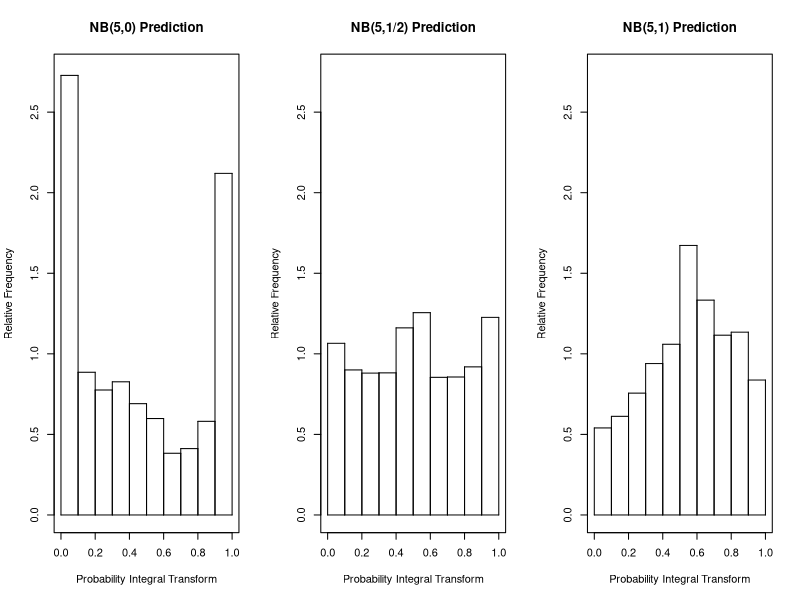
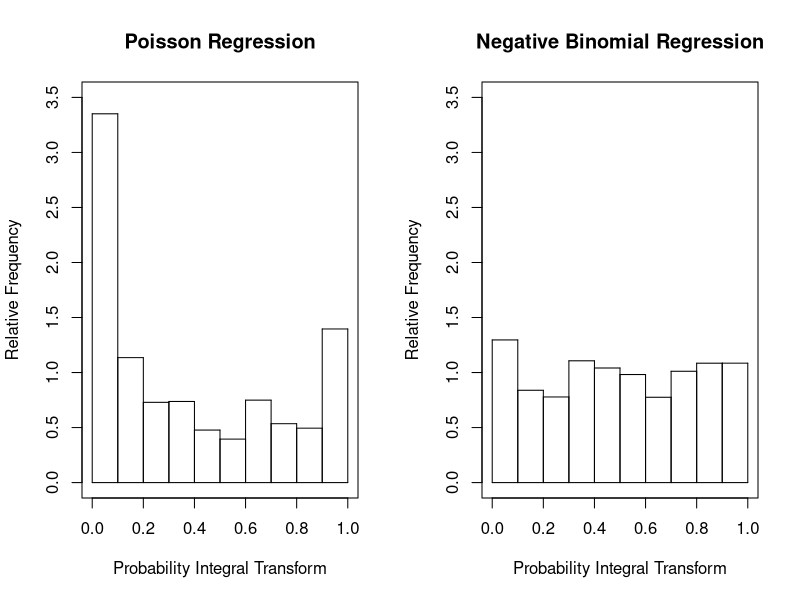
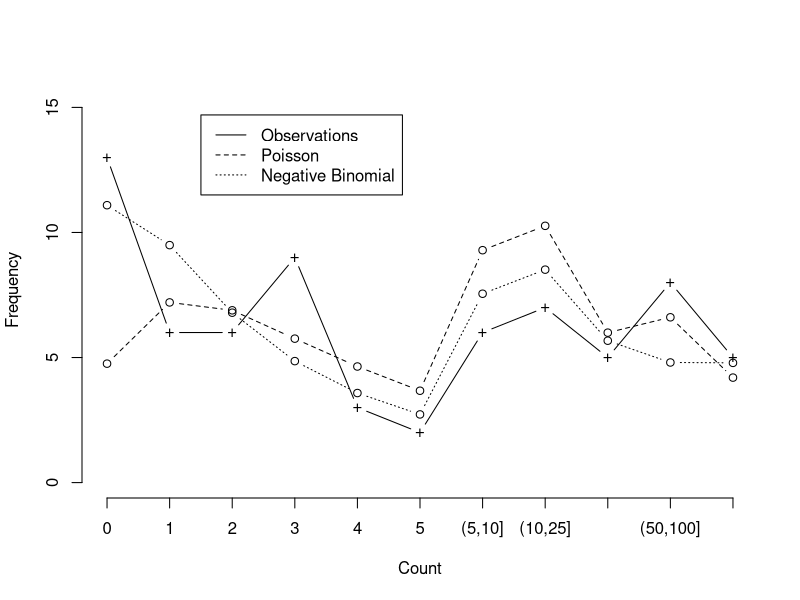

The R script that drew these images, in order:
#################################################################################
# R code for Czado, Gneiting and Held, Biometrics 
#################################################################################

#################################################################################
# Functions and preparations
#################################################################################

### rm(list=ls())
### source("countdata.R")

### function for nonrandomized PIT histogram 
###
### input: 
###   x    observed data 
###   Px   CDF at x 
###   Px1  CDF at x-1 

pit <- function(x, Px, Px1, n.bins=10, y.max=2.75, my.title="PIT Histogram")
  {
  a.mat <- matrix(0,n.bins,length(x))
  k.vec <- pmax(ceiling(n.bins*Px1),1)
  m.vec <- ceiling(n.bins*Px)
  d.vec <- Px-Px1
  for (i in 1:length(x))
      {
      if (k.vec[i]==m.vec[i]) {a.mat[k.vec[i],i]=1}
      else 
        { 
        a.mat[k.vec[i],i]=((k.vec[i]/n.bins)-Px1[i])/d.vec[i]
        if ((k.vec[i]+1)<=(m.vec[i]-1))
           {for (j in ((k.vec[i]+1):(m.vec[i]-1))) {a.mat[j,i]=(1/(n.bins*d.vec[i]))}}
        a.mat[m.vec[i],i]=(Px[i]-((m.vec[i]-1)/n.bins))/d.vec[i]     
        }
      }
  a <- apply(a.mat,1,sum)
  a <- (n.bins*a)/(length(x))
  p <- (0:n.bins)/n.bins
  PIT <- "Probability Integral Transform"
  RF <- "Relative Frequency"
  plot(p, p, ylim=c(0,y.max), type="n", xlab=PIT, ylab=RF, main=my.title) 
  temp1 <- ((1:n.bins)-1)/n.bins
  temp2 <- ((1:n.bins)/n.bins)
  o.vec <- rep(0,n.bins)
  segments(temp1,o.vec,temp1,a)
  segments(temp1,a,temp2,a)
  segments(temp2,o.vec,temp2,a)
  segments(0,0,1,0)
  }
  
### function to perform the Vuong Test
###
### input: 
###   nb    output of glm.nb fit
###   pois  output of glm Poisson fit
###   alpha significance level

vuong.test <- function(nb,pois,alpha=.05)
  {
  mu.pois <- fitted(pois)
  mu.nb <- fitted(nb)
  n <- length(mu.pois)
  l.pois <- rep(0,n)
  l.nb <- rep(0,n)
  theta <- nb$theta
  y <- nb$y
  for(i in 1:n)
    {
    l.pois[i] <- dpois(y[i],mu.pois[i],log=TRUE)
    l.nb[i] <- dnbinom(y[i],size=theta,mu=mu.nb[i],log=TRUE)
    }
  temp1 <- mean(l.pois-l.nb)^2
  temp2 <- mean((l.pois-l.nb)^2)
  w2 <- temp2 - temp1
  lr <- sum(l.pois-l.nb)
  vuong.stat <- (lr/sqrt(w2*n))
  c.alpha <- qnorm(1-(alpha/2))
  if (vuong.stat < (-c.alpha)) {decision <- "NB better than POIS"}
  if (vuong.stat > c.alpha) {decision <- "POIS better than NB"}
  if (abs(vuong.stat)<c.alpha) {decision <- "Vuong test inclusive"}
  out <- list(nb=nb,pois=pois,vuong.stat=vuong.stat,alpha=alpha,c.alpha=c.alpha,decision=decision)
  out
  }

### parameter settings for computing scores

kk <- 100000                            ### cut-off for summations 
my.k <- (0:kk) - 1                      ### to handle ranked probability score

#################################################################################
# Simulation study (Sections 2.4 and 3.4) 
#################################################################################

n <- 200                                ### 200 counts 

lambda <- 5           
theta <- 2                              ### parameterization in R: 
theta.2 <- 1                            ### theta = 1/lambda

set.seed(100)                           ### set random seed 
x <- rnbinom(n,mu=lambda,size=theta)    ### 200 simulated counts from NB(5,1/2) 

### Poisson(5) prediction 

pois.Px <- ppois(x,lambda)                        ### cumulative probabilities
pois.Px1 <- ppois(x-1,lambda)
pois.px <- dpois(x,lambda)                        ### probabilities 

### NB(5,1/2) prediction

nb.Px <- pnbinom(x,mu=lambda,size=theta)          ### cumulative probabilities
nb.Px1 <- pnbinom(x-1,mu=lambda,size=theta)
nb.px <- dnbinom(x,mu=lambda,size=theta)          ### probabilities 

### NB(5,1) prediction

nb.2.Px <- pnbinom(x,mu=lambda,size=theta.2)      ### cumulative probabilities
nb.2.Px1 <- pnbinom(x-1,mu=lambda,size=theta.2)
nb.2.px <- dnbinom(x,mu=lambda,size=theta.2)      ### probabilities 

### plot nonrandomized PIT histograms 
### reproduce Figure 1 

par(mfrow=c(1,3))

pit(x, pois.Px, pois.Px1, n.bins=10, y.max=2.75, my.title="NB(5,0) Prediction")
pit(x, nb.Px, nb.Px1, n.bins=10, y.max=2.75, my.title="NB(5,1/2) Prediction") 
pit(x, nb.2.Px, nb.2.Px1, n.bins=10, y.max=2.75, my.title="NB(5,1) Prediction")  

### compute scores

pois.logs <- - log(pois.px)
  pois.norm <- sum(dpois(my.k,lambda)^2) 
pois.qs <- - 2*pois.px + exp(-2*lambda)*besselI(2*lambda,0)
pois.sphs <- - pois.px / sqrt(exp(-2*lambda)*besselI(2*lambda,0))
  i.cumsum <- cumsum(ppois(my.k,lambda)^2)
  ii.sum <- sum((ppois(my.k,lambda)-1)^2)
  ii.cumsum <- cumsum((ppois(my.k,lambda)-1)^2)
pois.rps <- (i.cumsum[x+1] + ii.sum - ii.cumsum[x+1]) 
pois.dss <- (x-lambda)^2/lambda + log(lambda)
pois.ses <- (x-lambda)^2

nb.logs <- - log(nb.px)
  nb.norm <- sum(dnbinom(my.k,mu=lambda,size=theta)^2) 
nb.qs <- - 2*nb.px + nb.norm
nb.sphs <- - nb.px / sqrt(nb.norm)
  i.cumsum <- cumsum(pnbinom(my.k,mu=lambda,size=theta)^2)
  ii.sum <- sum((pnbinom(my.k,mu=lambda,size=theta)-1)^2)
  ii.cumsum <- cumsum((pnbinom(my.k,mu=lambda,size=theta)-1)^2)
nb.rps <- (i.cumsum[x+1] + ii.sum - ii.cumsum[x+1]) 
nb.dss <- (x-lambda)^2/(lambda*(1+lambda/theta)) + log(lambda*(1+lambda/theta))
nb.ses <- (x-lambda)^2

nb.2.logs <- - log(nb.2.px)
  nb.2.norm <- sum(dnbinom(my.k,mu=lambda,size=theta.2)^2) 
nb.2.qs <- - 2*nb.2.px + nb.2.norm
nb.2.sphs <- - nb.2.px / sqrt(nb.2.norm)
  i.cumsum <- cumsum(pnbinom(my.k,mu=lambda,size=theta.2)^2)
  ii.sum <- sum((pnbinom(my.k,mu=lambda,size=theta.2)-1)^2)
  ii.cumsum <- cumsum((pnbinom(my.k,mu=lambda,size=theta.2)-1)^2)
nb.2.rps <- (i.cumsum[x+1] + ii.sum - ii.cumsum[x+1]) 
nb.2.dss <- (x-lambda)^2/(lambda*(1+lambda/theta.2)) + log(lambda*(1+lambda/theta.2))
nb.2.ses <- (x-lambda)^2

### reproduce Table 1 column by column 

round(c(mean(pois.logs),mean(nb.logs),mean(nb.2.logs)),2)   ### logarithmic score 
round(c(mean(pois.qs),mean(nb.qs),mean(nb.2.qs)),3)         ### quadratic score 
round(c(mean(pois.sphs),mean(nb.sphs),mean(nb.2.sphs)),3)   ### spherical score
round(c(mean(pois.rps),mean(nb.rps),mean(nb.2.rps)),2)      ### ranked probability score 
round(c(mean(pois.dss),mean(nb.dss),mean(nb.2.dss)),2)      ### Dawid-Sebastiani score
round(c(mean(pois.ses),mean(nb.ses),mean(nb.2.ses)),1)      ### squared error score

#################################################################################  
# Count regression for patent data (Section 4) 
#################################################################################

### read patent data
### columns: patent, rdsales, rdw5 

patent.data <- read.table("patentdata.txt", sep="", header=T)

patent <- patent.data[,1]
rdsales <- patent.data[,2]
rdw5 <- patent.data[,3]

n <- length(patent)

### count regressions in cross validation mode 

### Poisson regression 

p.pois.lambda <- rep(0,n)
p.pois.Px <- rep(0,n)
p.pois.Px1 <- rep(0,n) 
p.pois.px <- rep(0,n) 

for (i in 1:n)
  {
  temp <- glm(patent[-i] ~ rdsales[-i] + rdw5[-i], family=poisson)
  beta <- coef(temp)
  p.pois.lambda[i] <- exp(t(beta)%*%c(1,rdsales[i],rdw5[i]))
  p.pois.Px[i] <- ppois(patent[i],p.pois.lambda[i])
  p.pois.Px1[i] <- ppois(patent[i]-1,p.pois.lambda[i])
  p.pois.px[i] <- dpois(patent[i],p.pois.lambda[i])
  }

### negative binomial regression 

p.nb.lambda <- rep(0,n)
p.nb.theta <- rep(0,n)
p.nb.Px <- rep(0,n)
p.nb.Px1 <- rep(0,n) 
p.nb.px <- rep(0,n) 
 
library(MASS)    

for (i in 1:n)
  {
  temp <- glm.nb(patent[-i] ~ rdsales[-i] + rdw5[-i])
  beta <- coef(temp)
  p.nb.lambda[i] <- exp(t(beta)%*%c(1,rdsales[i],rdw5[i]))
  p.nb.theta[i] <- temp$theta
  p.nb.Px[i] <- pnbinom(patent[i],size=p.nb.theta[i],mu=p.nb.lambda[i])
  p.nb.Px1[i] <- pnbinom(patent[i]-1,size=p.nb.theta[i],mu=p.nb.lambda[i])
  p.nb.px[i] <- dnbinom(patent[i],size=p.nb.theta[i],mu=p.nb.lambda[i])
  }

### plot nonrandomized PIT histograms 
### reproduce top panel in Figure 2 

par(mfrow=c(1,2))

pit(patent, p.pois.Px, p.pois.Px1, y.max=3.5, my.title="Poisson Regression")
pit(patent, p.nb.Px, p.nb.Px1, y.max=3.5, my.title="Negative Binomial Regression")

### auxiliary calculations for marginal calibration diagram 

x <- patent 
breaks <- c(5,10,25,50,100,500)

x.uniq <- 0:breaks[1]
n.uniq <- length(x.uniq)
temp <- table(x)[1:(breaks[1]+1)]
f.pois <- matrix(0,n,n.uniq)
f.nb <- matrix(0,n,n.uniq)
s <- temp
for (i in 1:n)
  {
  f.pois[i,] <- dpois(x.uniq, p.pois.lambda[i])
  f.nb[i,] <- dnbinom(x.uniq, mu=p.nb.lambda[i], size=p.nb.theta[i])
  }
fm.pois <- apply(f.pois,2,mean)
fm.nb <- apply(f.nb,2,mean)
tab <- rbind(s,fm.pois,fm.nb)
dimnames(tab)[[1]] <- c("Obs","Pois","NB")
dimnames(tab)[[2]] <- names(temp)

x.group <- cut(x[x>breaks[1]],breaks=breaks)
s.group <- table(x.group)
n.group <- length(breaks)-1
f.pois.group <- matrix(0,n,n.group)
f.nb.group <- matrix(0,n,n.group)
k <- length(breaks)
b.low <- breaks[1:k-1]
b.up <- breaks[2:k]
for (i in 1:n)
  {
  f.pois.group[i,] <- ppois(b.up, p.pois.lambda[i])-ppois(b.low,p.pois.lambda[i])
  f.nb.group[i,] <- pnbinom(b.up, mu=p.nb.lambda[i], size=p.nb.theta[i])-pnbinom(b.low,mu=p.nb.lambda[i], size=p.nb.theta[i])
    }
fm.pois.group <- apply(f.pois.group,2,mean)
fm.nb.group <- apply(f.nb.group,2,mean)

### table with observed and predicted frequencies (numbers of such counts) 

tab.total <- rbind(c(s,s.group),n*c(fm.pois,fm.pois.group),n*c(fm.nb,fm.nb.group))
dimnames(tab.total)[[1]] <- dimnames(tab)[[1]]

round(tab.total,1)

### plot marginal calibration diagram 
### reproduce lower panel in Figure 2 

par(mfrow=c(1,1))

plot(c(s,s.group), axes=F, xlab="Count", ylab="Frequency", type="b", pch="+", ylim=c(0,n*.22))
points(c(n*fm.pois,n*fm.pois.group), type="b", lty=2)
points(c(n*fm.nb,n*fm.nb.group), type="b", lty=3)
legend(2.5, n*.21, legend=c("Observations","Poisson","Negative Binomial"), lty=c(1,2,3))
axis(1, at=1:length(n*c(fm.nb,fm.nb.group)), labels=dimnames(tab.total)[[2]])
axis(2)

### compute scores

p.pois.logs <- - log(p.pois.px) 
  p.pois.norm <- 1:n
  for (i in 1:n) {p.pois.norm[i] <- sum(dpois(my.k,p.pois.lambda[i])^2)} 
p.pois.qs <- - 2*p.pois.px + p.pois.norm
p.pois.sphs <- - p.pois.px / sqrt(p.pois.norm)
p.pois.rps <- 1:n 
  for (i in 1:n) 
    {p.pois.rps[i] <- sum(ppois((-1):(patent[i]-1),p.pois.lambda[i])^2) + sum((ppois(patent[i]:kk,p.pois.lambda[i])-1)^2)}
p.pois.dss <- (patent-p.pois.lambda)^2/p.pois.lambda + log(p.pois.lambda)
p.pois.ses <- (patent-p.pois.lambda)^2

p.nb.px <- dnbinom(patent,mu=p.nb.lambda,size=p.nb.theta)
p.nb.logs <- - log(p.nb.px)
  p.nb.norm <- 1:n
  for (i in 1:n) 
    {p.nb.norm[i] <- sum(dnbinom(my.k,mu=p.nb.lambda[i],size=p.nb.theta[i])^2)} 
p.nb.qs <- - 2*p.nb.px + p.nb.norm
p.nb.sphs <- - p.nb.px / sqrt(p.nb.norm)
p.nb.rps <- 1:n 
  for (i in 1:n) 
    {
    p.nb.rps[i] <- sum(pnbinom((-1):(patent[i]-1),mu=p.nb.lambda[i],size=p.nb.theta[i])^2) 
    p.nb.rps[i] <- p.nb.rps[i] + sum((pnbinom(patent[i]:kk,mu=p.nb.lambda[i],size=p.nb.theta[i])-1)^2)
    }
p.nb.dss <- (patent-p.nb.lambda)^2/(p.nb.lambda*(1+p.nb.lambda/p.nb.theta)) + log(p.nb.lambda*(1+p.nb.lambda/p.nb.theta))
p.nb.ses <- (patent-p.nb.lambda)^2

### reproduce Table 2 column by column 

round(c(mean(p.pois.logs),mean(p.nb.logs)),2)    ### logarithmic score
round(c(mean(p.pois.qs),mean(p.nb.qs)),2)        ### quadratic score
round(c(mean(p.pois.sphs),mean(p.nb.sphs)),2)    ### spherical score  
round(c(mean(p.pois.rps),mean(p.nb.rps)),1)      ### ranked probability score
round(c(mean(p.pois.dss),mean(p.nb.dss)),1)      ### Dawid-Sebastiani score
round(c(mean(p.pois.ses),mean(p.nb.ses)),0)      ### squared error score   

### AIC and Vuong test  

attach(patent.data)
library(MASS)

patent.pois <- glm(patent ~ rdsales + rdw5, family=poisson)
patent.nb <- glm.nb(patent~rdsales+rdw5)
round(patent.pois$aic,1)
round(patent.nb$aic,1)

vuong.test(patent.nb,patent.pois,alpha=.01)
